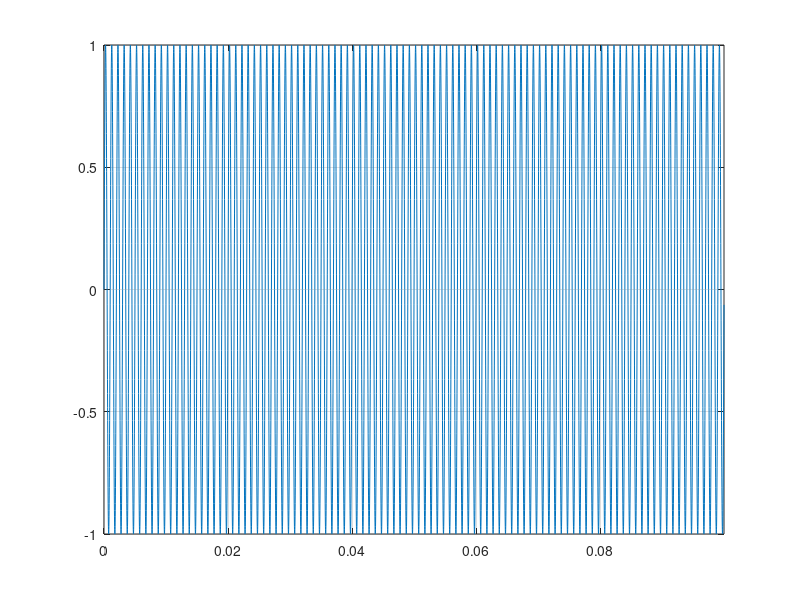

Recreate this plot in MATLAB.
fs = 100e3; %97656
fc = 1e3;

% generate the flat stimulus
flat_len = .1;
flat_len = flat_len-rem(flat_len,1/fc); % make it repeatable
flat_len = flat_len - 1/fs;

t = 0:1/fs:flat_len;
y = sin(2*pi*fc*t);
plot(t, y);
xlim([0 flat_len]);
grid on;
% pause;

audiowrite('T01.wav', y, fs);
% a = audioplayer([y y y y y y y y y y y y y y], fs);
% play(a);
return;

% generate the ramp
ramp_len = 20e-3;
ramp_len = ramp_len-rem(ramp_len,1/fc); % make it repeatable

t = 0:1/fs:ramp_len;
y = sin(2*pi*fc*t) .* sin(2*pi*1/ramp_len/4*t).^2;
plot(t, y);
xlim([0 ramp_len]);
grid on;

audiowrite('T02_ramp.wav', y, fs);
